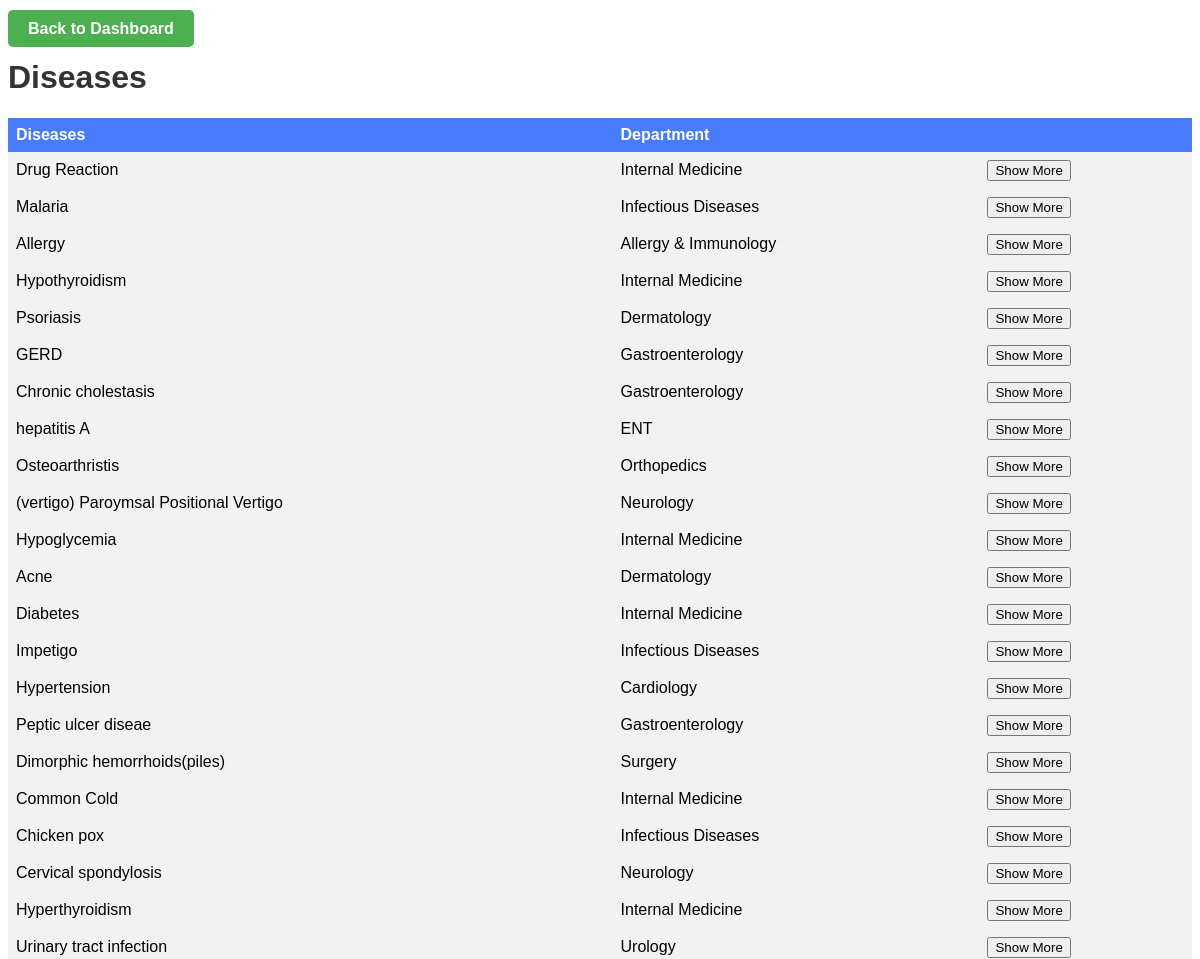
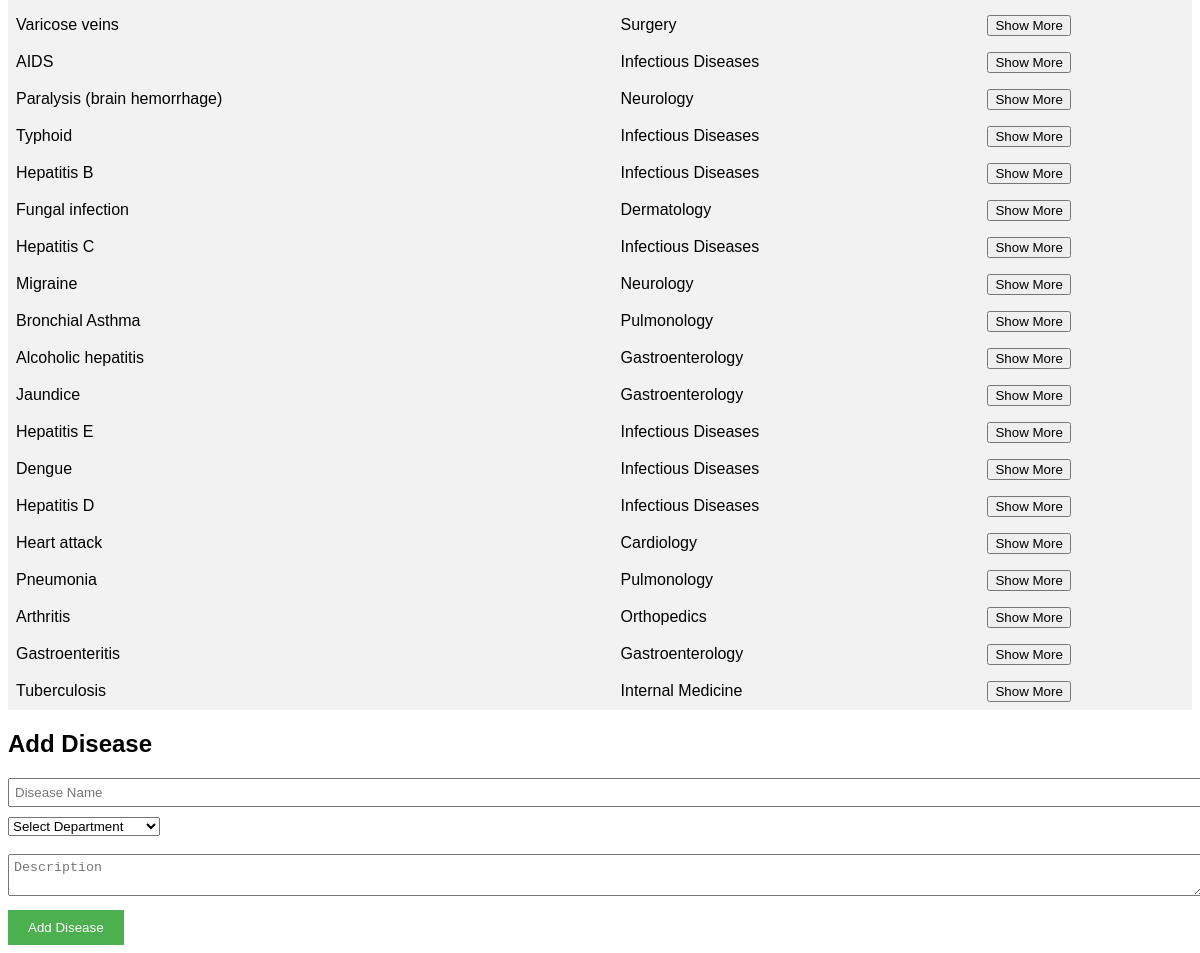
Screenshot of /diseases.php with the database file from the repository (2 pictures, top to bottom).
### tables this page shows
CREATE TABLE `description` (
  `desc_id` int(11) NOT NULL,
  `disease` mediumtext NOT NULL,
  `definition` longtext NOT NULL,
  `dept_id` int(11) NOT NULL
);

CREATE TABLE `department` (
  `dept_id` int(11) NOT NULL,
  `dept_name` varchar(255) DEFAULT NULL
);

### diseases.php (the view, shortened to what this page needs)
<!DOCTYPE html>
<html>
<head>
</head>
<?php
include "connect.php";
$query = "SELECT description.disease, description.definition, department.dept_name FROM description INNER JOIN department ON description.dept_id = department.dept_id";
$result = mysqli_query($conn, $query);
?>
<body>
    <div class="back">
        <a href="admin.php" class="back-button">Back to Dashboard</a>
    </div>
    <div class="disease-list">
        <?php
        if ($result->num_rows > 0) {
            echo "<h1>Diseases</h1>";
            echo "<table>";
            echo "<tr><th>Diseases</th><th>Department</th><th></th></tr>";
            while ($row = mysqli_fetch_assoc($result)) {
                echo "<tr>";
                echo '<td>' . $row["disease"] . '</td>';
                echo '<td>' . $row["dept_name"] . '</td>';
                echo "<td><button class='toggle'>Show More</button></td>";
                echo "</tr>";
            }
            echo "</table>";
        }
        ?>
    </div>
    <div class="add-disease-form">
        <h2>Add Disease</h2>
        <form method="POST" action="<?php echo htmlspecialchars($_SERVER["PHP_SELF"]); ?>">
            <input type="text" name="disease_name" placeholder="Disease Name" required>
            <select id="department" name="department">
                <option>Select Department</option>
            </select><br><br>
            <textarea name="disease_description" placeholder="Description" required></textarea>
            <button type="submit">Add Disease</button>
        </form>
    </div>
</body>
</html>

### diseases.php (style rules this page uses)
body { font-family: Verdana, Tahoma, sans-serif; }
h1 { color: #333; }
.disease-list { margin-top: 20px; }
.add-disease-form { margin-top: 20px; }
.add-disease-form input[type="text"], .add-disease-form textarea { width: 100%; padding: 5px; margin-bottom: 10px; }
.add-disease-form button { padding: 10px 20px; background-color: #4CAF50; color: white; border: none; cursor: pointer; }
.back { margin-top: 20px; }
.back-button { padding: 10px 20px; background-color: #4CAF50; color: white; border: none; text-decoration: none; font-weight: bold; border-radius: 5px; }
table { border-collapse: collapse; width: 100%; }
th, td { text-align: left; padding: 8px; }
tr:nth-child(even) { background-color: #f2f2f2; }
th { background-color: #487cff; color: white; }

### rows the page displays
description: disease "Drug Reaction", dept.dept_name "Internal Medicine"
description: disease "Malaria", dept.dept_name "Infectious Diseases"
description: disease "Allergy", dept.dept_name "Allergy & Immunology"
description: disease "Hypothyroidism", dept.dept_name "Internal Medicine"
description: disease "Psoriasis", dept.dept_name "Dermatology"
description: disease "GERD", dept.dept_name "Gastroenterology"
description: disease "Chronic cholestasis", dept.dept_name "Gastroenterology"
description: disease "hepatitis A", dept.dept_name "ENT"
description: disease "Osteoarthristis", dept.dept_name "Orthopedics"
description: disease "(vertigo) Paroymsal Positional Vertigo", dept.dept_name "Neurology"
description: disease "Hypoglycemia", dept.dept_name "Internal Medicine"
description: disease "Acne", dept.dept_name "Dermatology"
description: disease "Diabetes", dept.dept_name "Internal Medicine"
description: disease "Impetigo", dept.dept_name "Infectious Diseases"
description: disease "Hypertension", dept.dept_name "Cardiology"
description: disease "Peptic ulcer diseae", dept.dept_name "Gastroenterology"
description: disease "Dimorphic hemorrhoids(piles)", dept.dept_name "Surgery"
description: disease "Common Cold", dept.dept_name "Internal Medicine"
description: disease "Chicken pox", dept.dept_name "Infectious Diseases"
description: disease "Cervical spondylosis", dept.dept_name "Neurology"
description: disease "Hyperthyroidism", dept.dept_name "Internal Medicine"
description: disease "Urinary tract infection", dept.dept_name "Urology"
description: disease "Varicose veins", dept.dept_name "Surgery"
description: disease "AIDS", dept.dept_name "Infectious Diseases"
description: disease "Paralysis (brain hemorrhage)", dept.dept_name "Neurology"
description: disease "Typhoid", dept.dept_name "Infectious Diseases"
description: disease "Hepatitis B", dept.dept_name "Infectious Diseases"
description: disease "Fungal infection", dept.dept_name "Dermatology"
description: disease "Hepatitis C", dept.dept_name "Infectious Diseases"
description: disease "Migraine", dept.dept_name "Neurology"
description: disease "Bronchial Asthma", dept.dept_name "Pulmonology"
description: disease "Alcoholic hepatitis", dept.dept_name "Gastroenterology"
description: disease "Jaundice", dept.dept_name "Gastroenterology"
description: disease "Hepatitis E", dept.dept_name "Infectious Diseases"
description: disease "Dengue", dept.dept_name "Infectious Diseases"
description: disease "Hepatitis D", dept.dept_name "Infectious Diseases"
description: disease "Heart attack", dept.dept_name "Cardiology"
description: disease "Pneumonia", dept.dept_name "Pulmonology"
description: disease "Arthritis", dept.dept_name "Orthopedics"
description: disease "Gastroenteritis", dept.dept_name "Gastroenterology"
description: disease "Tuberculosis", dept.dept_name "Internal Medicine"
